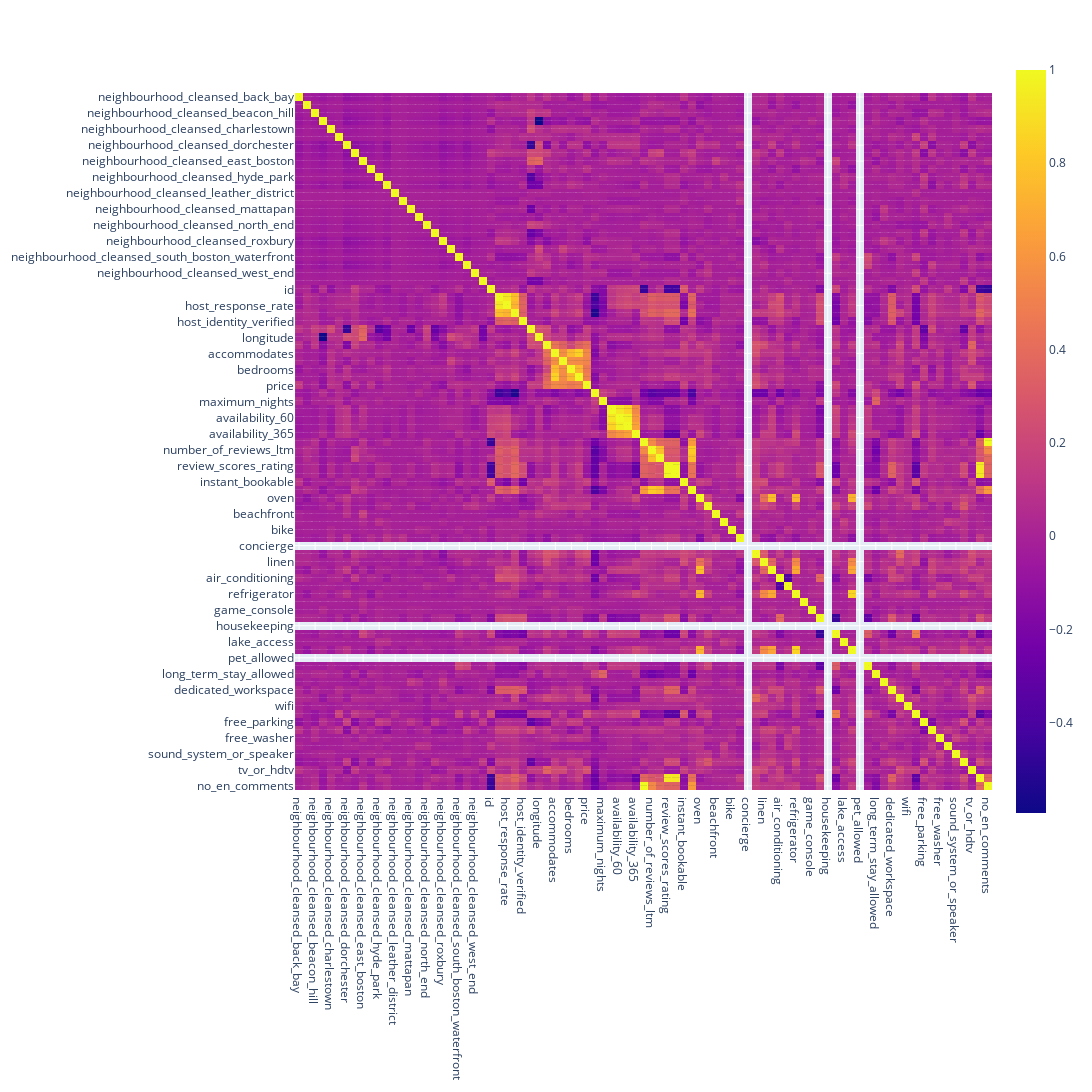

Notebook source saved alongside this figure:
### Code cell
# Creating correlation heat map
fig = px.imshow(corr, text_auto=True, width=4000, height=4000)
fig.show()

### Figure 1 — Plotly figure (JSON) as saved in the notebook; plotly's stock layout.template omitted (floating-point values rounded to 4 significant figures; data arrays with more than 128 entries replaced by an {"elided": "..."} marker saying what was removed)
{"data": [{"coloraxis": "coloraxis", "hovertemplate": "x: %{x}<br>y: %{y}<br>color: %{z}<extra></extra>", "name": "0", "texttemplate": "%{z}", "type": "heatmap", "x": ["neighbourhood_cleansed_back_bay", "neighbourhood_cleansed_bay_village", "neighbourhood_cleansed_beacon_hill", "neighbourhood_cleansed_brighton", "neighbourhood_cleansed_charlestown", "neighbourhood_cleansed_chinatown", "neighbourhood_cleansed_dorchester", "neighbourhood_cleansed_downtown", "neighbourhood_cleansed_east_boston", "neighbourhood_cleansed_fenway", "neighbourhood_cleansed_hyde_park", "neighbourhood_cleansed_jamaica_plain", "neighbourhood_cleansed_leather_district", "neighbourhood_cleansed_longwood_medical_area", "neighbourhood_cleansed_mattapan", "neighbourhood_cleansed_mission_hill", "neighbourhood_cleansed_north_end", "neighbourhood_cleansed_roslindale", "neighbourhood_cleansed_roxbury", "neighbourhood_cleansed_south_boston", "neighbourhood_cleansed_south_boston_waterfront", "neighbourhood_cleansed_south_end", "neighbourhood_cleansed_west_end", "neighbourhood_cleansed_west_roxbury", "id", "host_response_time", "host_response_rate", "host_acceptance_rate", "host_identity_verified", "latitude", "longitude", "room_type", "accommodates", "bathrooms_text", "bedrooms", "beds", "price", "minimum_nights", "maximum_nights", "availability_30", "availability_60", "availability_90", "availability_365", "number_of_reviews", "number_of_reviews_ltm", "number_of_reviews_l30d", "review_scores_rating", "review_scores_value", "instant_bookable", "reviews_per_month", "oven", "grill", "beachfront", "bidet", "bike", "breakfast", "concierge", "shampoo", "linen", "stove", "air_conditioning", "ac", "refrigerator", "sauna", "game_console", "heating", "housekeeping", "pool", "lake_access", "microwave", "pet_allowed", "ev_charger", "long_term_stay_allowed", "cleaning_before_checkout", "dedicated_workspace", "dryer", "wifi", "gym", "free_parking", "paid_parking", "free_washer", "paid_washer", "sound_system_or_speaker", "backyard_or_garden", "tv_or_hdtv", "sentiment", "no_en_comments"], "xaxis": "x", "y": ["neighbourhood_cleansed_back_bay", "neighbourhood_cleansed_bay_village", "neighbourhood_cleansed_beacon_hill", "neighbourhood_cleansed_brighton", "neighbourhood_cleansed_charlestown", "neighbourhood_cleansed_chinatown", "neighbourhood_cleansed_dorchester", "neighbourhood_cleansed_downtown", "neighbourhood_cleansed_east_boston", "neighbourhood_cleansed_fenway", "neighbourhood_cleansed_hyde_park", "neighbourhood_cleansed_jamaica_plain", "neighbourhood_cleansed_leather_district", "neighbourhood_cleansed_longwood_medical_area", "neighbourhood_cleansed_mattapan", "neighbourhood_cleansed_mission_hill", "neighbourhood_cleansed_north_end", "neighbourhood_cleansed_roslindale", "neighbourhood_cleansed_roxbury", "neighbourhood_cleansed_south_boston", "neighbourhood_cleansed_south_boston_waterfront", "neighbourhood_cleansed_south_end", "neighbourhood_cleansed_west_end", "neighbourhood_cleansed_west_roxbury", "id", "host_response_time", "host_response_rate", "host_acceptance_rate", "host_identity_verified", "latitude", "longitude", "room_type", "accommodates", "bathrooms_text", "bedrooms", "beds", "price", "minimum_nights", "maximum_nights", "availability_30", "availability_60", "availability_90", "availability_365", "number_of_reviews", "number_of_reviews_ltm", "number_of_reviews_l30d", "review_scores_rating", "review_scores_value", "instant_bookable", "reviews_per_month", "oven", "grill", "beachfront", "bidet", "bike", "breakfast", "concierge", "shampoo", "linen", "stove", "air_conditioning", "ac", "refrigerator", "sauna", "game_console", "heating", "housekeeping", "pool", "lake_access", "microwave", "pet_allowed", "ev_charger", "long_term_stay_allowed", "cleaning_before_checkout", "dedicated_workspace", "dryer", "wifi", "gym", "free_parking", "paid_parking", "free_washer", "paid_washer", "sound_system_or_speaker", "backyard_or_garden", "tv_or_hdtv", "sentiment", "no_en_comments"], "yaxis": "y", "z": {"elided": "87x87 float values"}}], "layout": {"coloraxis": {"colorscale": [[0, "#0d0887"], [0.1111, "#46039f"], [0.2222, "#7201a8"], [0.3333, "#9c179e"], [0.4444, "#bd3786"], [0.5556, "#d8576b"], [0.6667, "#ed7953"], [0.7778, "#fb9f3a"], [0.8889, "#fdca26"], [1, "#f0f921"]]}, "height": 4000, "margin": {"t": 60}, "width": 4000, "xaxis": {"anchor": "y", "constrain": "domain", "domain": [0, 1], "scaleanchor": "y"}, "yaxis": {"anchor": "x", "autorange": "reversed", "constrain": "domain", "domain": [0, 1]}}}
